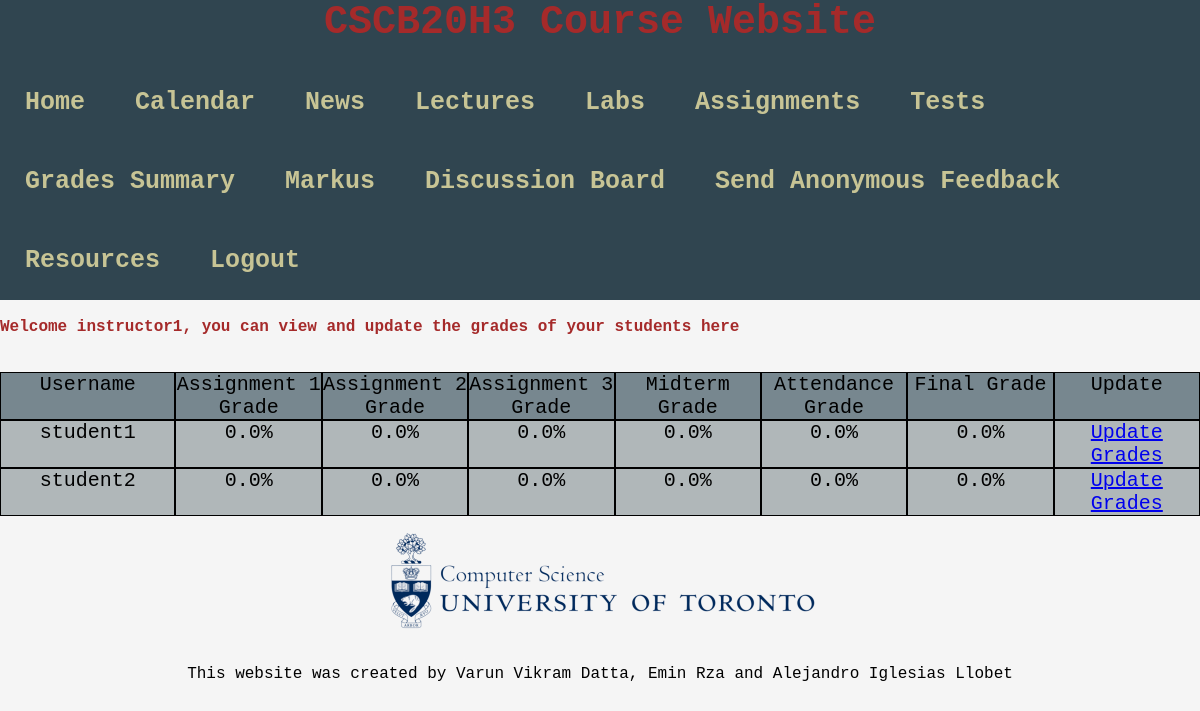
The app's page /View_Grades_Instructor (signed in) with its own data.
### app.py (models this page shows, shortened)
class Student(db.Model):
    __tablename__ = 'Student'
    id = db.Column(db.Integer, primary_key=True)
    username = db.Column(db.String(100), unique=True, nullable=False)
    email = db.Column(db.String(100), unique=True, nullable=False)
    password = db.Column(db.String(100), nullable=False)
    assignment1 = db.Column(db.Float, nullable=False)
    assignment2 = db.Column(db.Float, nullable=False)
    assignment3 = db.Column(db.Float, nullable=False)
    tut_attendance = db.Column(db.Float, nullable=False)
    midterm = db.Column(db.Float, nullable=False)
    final = db.Column(db.Float, nullable=False)

### app.py (the view)
@app.route('/View_Grades_Instructor')
def View_Grades_Instructor():
    pagename = 'View Grades'
    query_Student_result = Student.query.order_by(Student.username)
    return render_template('View_Grades_Instructor.html', pagename = pagename,query_Student_result= query_Student_result)

### templates/View_Grades_Instructor.html (shortened to what this page needs)
{% extends "template.html" %}
{% block content %}
<h3>Welcome {{session.user}}, you can view and update the grades of your students here</h3>
<br><br>
<center>
    <div class="table">
      <div class="row rowdark">
        <div class="cell w">Username</div>
        <div class="cell">Assignment 1 Grade</div>
        <div class="cell">Assignment 2 Grade </div>
        <div class="cell">Assignment 3 Grade</div>
        <div class="cell">Midterm Grade </div>
        <div class="cell"> Attendance Grade</div>
        <div class="cell"> Final Grade</div>
        <div class="cell"> Update</div>
      </div>
      {%for student in query_Student_result%}
        <div class="row rowlight">
            <div class="cell w"> {{student.username}}  </div>
            <div class="cell"> {{student.assignment1}}% </div>
            <div class="cell"> {{student.assignment2}}%   </div>
            <div class="cell">{{student.assignment3}}% </div>
            <div class="cell">{{student.midterm}}% </div>
            <div class="cell">  {{student.tut_attendance}}% </div>
            <div class="cell"> {{student.final}}% </div>
            <div class="cell"> <a href ="/Update_Grades_Instructor/{{student.id }}">Update Grades </a></div>
        </div>
      {%endfor%}
    </center>
{% endblock %}

### static/styles/template.css (style rules this page uses)
html { -webkit-text-size-adjust: 100%; -ms-text-size-adjust: 100%; }
*, *:before, *:after { -moz-box-sizing: border-box; -webkit-box-sizing: border-box; box-sizing: border-box; }
body { background-color:whitesmoke; font-family: "VT323", monospace; margin: 0; }
h3 { font-family: "VT323", monospace; font-size: 1.0rem; color: brown; margin: 0; }
.cell.w { width: 300px; font-size: 20px; }
.row { display: flex; flex-direction: row; font-size: 20px; }
.rowdark { background-color: #77878f; }
.rowlight { background-color: #b0b7b9; }
.cell { width: 250px; border: 0.5px black solid; }

### records on screen
Student: username "student1", assignment1 "0.0", assignment2 "0.0", assignment3 "0.0", midterm "0.0", tut_attendance "0.0", final "0.0"
Student: username "student2", assignment1 "0.0", assignment2 "0.0", assignment3 "0.0", midterm "0.0", tut_attendance "0.0", final "0.0"

### other values on screen
{{ session.user }} "instructor1"
